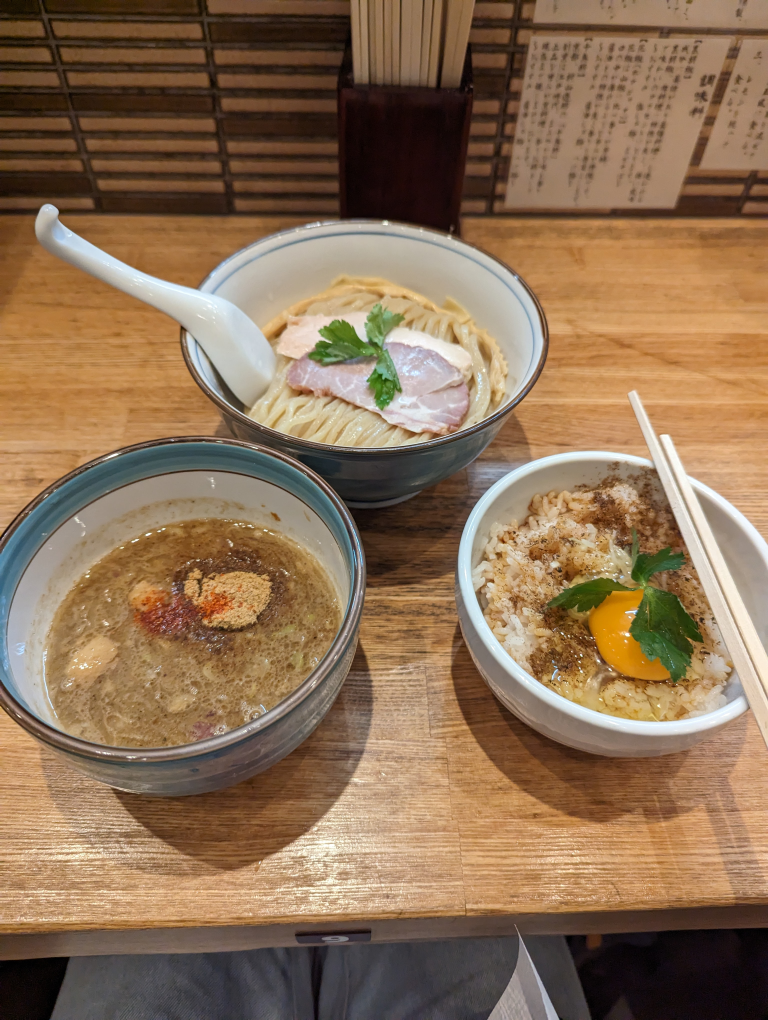
#> input picture nftimage/sampleimage.jpg, 3072 x 4080 px (shown at 1/4 size)
$ jupyter execute image.ipynb   (shell and % lines are left out)
#> lines starting #> are read from the running program, lines starting #| are printed output that depends on the picture
[cell 1]
# magic command to install packages

[cell 2]
import PIL
from PIL import Image
import numpy as np
import hashlib

# Create the image
W = 64
H = 64
C = 3

img = Image.new('L', (W, H), (0))
#> img: PIL image 64x64 L; every value is 0

# load the source image
srcimg = Image.open('./sampleimage.jpg')
#> srcimg is the input picture: PIL image 3072x4080 RGB; mean R, G, B 140.5, 112.6, 85.1
srcimg.convert('L')

# resize and put
srcimg = srcimg.resize((W, H))
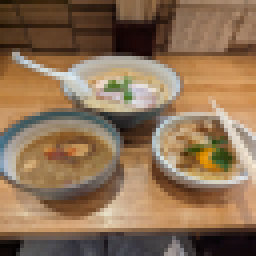
#> srcimg: PIL image 64x64 RGB (shown 4 times larger); mean R, G, B 140.5, 112.6, 85.1
img.paste(srcimg, (0, 0))
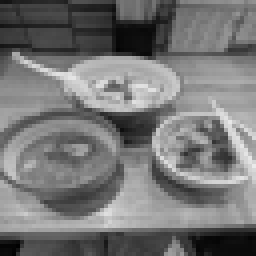
#> img: PIL image 64x64 L (shown 4 times larger); min 1, max 234, mean 117.8


# Display the image
img.show()

# get the vector, get hash
img_array = np.array(img)
print(img_array.shape)
#| (64, 64)

sha256 = hashlib.sha256(img_array.tobytes()).hexdigest()

print(sha256)
#| 1acdea8e75bc14075b0bcd041245244f2b126584a39c44b2718ebeda310e1c9e

print("Data to be padded: ", img_array.tobytes().hex())
#> (printed output is left out)

# set zero for (0,0,0) to (32, 64,0)
masked = img_array.copy()
masked[0:32, 0:64] = 0
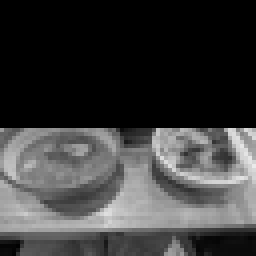
#> masked: shape (64, 64) (shown 4 times larger); min 0, max 234, mean 59.9


# Display the masked image
Image.fromarray(masked).show()

datahex = "66665b617e979b928b919591807173626565636b6a7e85949e9c9a846363262528292d2f313888c6a1ac94a0aca6949cac9f866557585f5a62d3dbb88595d3cd6d5f64899f978e9197887667656a63595b615d554e545f6c86a0a29e7b72452d34383f46504db5b09ea0b3b1746c7d8dadada49c67565f4b48add8de9d9099d76a6789a39c949d9c7c6a6b6e716c5d595d51515756515a606d839aa7977d511a23333b3c414fc0bbaa9fb0ab9b918064849db5ae8534424e5181d5daca9597a26481a6a39da691716a757d87887659718083979c9e966b536d6b7e9ea47d5c4148484f5f6b6fbbcba7afa69ea79a7463655d687b7a6162605e78b6d6e4ae9a9c789daca6a99773727c7f7f958671686986857b969ea17150666c7188a68476747c83848485789fc087b793888d7f61443938547a897a5d3f49708dd0d8dba2a38baeb1b3a87c828383807d655b5b5c51556d8ca2a2785a65697976788f7b6b6c6e747175737379cd9f98aba4934e324a586b8a979f584638344f75b4d3e4c3a497b3b6ba977984878d7c7e77585c5e59565f5c636a6367787e7975777a707f7f7e786f8081735d98dbaebbbfa67c5a564d7498a384433d37343159a5d3d6e5ada0bcbabb908195a8ae8e8185777c6e646760565e6d757a7b7c7a7c7f7a5f7b888784798387764c70a9dac5c6997a675f5661939d8c62524a3745618bbed5e1d59ebcbebe8488b8b8a58b7f8a8d847e837775656b748a87757e828a7c704b579390888c95a27b3d6177a7dbbf6a58595570767a928f81705e4f6a92aeabc7d2ea89b8c0b98897a1968183838791868083858a797881887f7f838481706c4b5a9ea8a4a29a9c7340446b7994d3a9838c839394757e767377695681999e95b1d2d86095c3c39586887d7f8582827e828e928581888185868386857a6f75504d5392a39f9d99978244413f6c7f85b3cdc3b5a9a69ca9a18d9094949fb0b49eadc9cf71618dc0a87f887f7c80867d7c778d86797980778f9696846968725951636099a4a5a7a3948b553a3f3857817c82a7c8d0c9b8a9abaea4aa96b0cddbe1d4b0d2ad875b6d98949594838c8f7f78787a7975738d818e886b5c646c5a4e5e717aa7a7adaca3978f804c4846343e5f74797d8ca5bcc9ced2d3d2d1d8d4c4ac99a7c6aeb09c6d5e6b7985878781807d7a8185858988735b4f575d5a474b5b5e6e8fb1adafafa9a4958f7e504f4d3f333950667174767a8184898d8984858b949aacb3a0a2aa99846f605c66656f736f6b66655d534c4b4b4d4f4b40454f56596aa3ada9a6aaa89f9692977b5353514a3d363137424f565b5b5d5e677b8a8e8fa1acaaa3a3a69d90908f8271686364615c58544f4f4a433e3f40424c595e5d6197c0b2b0aeababa8978f9296845c5158574c4241434a4a4f59595e75848a8c91aaa9a8a0a1a3a28d8e9093917264696458504c453d3b3d383a42484f56625e7bb7b5aeaaaea9a8aba3958e8f8e8a705c5a5e544e4b555a5c61616f8281878e8fa7abaaa5a4a7a9a394989c998f5a40454744403f3e3f46484a556164676984bdbdb8b3abadb5b5b2a99f9c989899968a786558574d4e5861626260718a918c909bacaca5abaeb1b8aca7a9a1a2986a4a4c514f50505050575b5f63606391c6c6c0bbb5b3b7b2acaaa59e9fa0999895919290867e7472808884787e8da1a68f959bafb2a0a3a8acb1b4ab9f96978d89785a49494d4d51535754535474abd1d9cdc5c3bcb6b7ada9aca6a19d9ea2a1a0a5a7acaca6a4a09e9fa0959595a1a59d9595a4aeabaeb3b3bdc3cbbbb5aea8a49e9780685b5c5c5c575e76a3c4d2dfdbc8c3c2c4beb9b5b3b2ada9aca8a6a5a7a9b0b6b3adaaa6a4a7a49e979aa0a8a99a98a2b799a3a1a0a0a2b0ada9ab9f96918a87897f7b7378899eb5b3aeb2c3c5bab3a9b2afaca8a4a5a3a8a8a7a3a1a1a1aab2ada9aaa09fa29d9b94989b9ea39a9398a89a939ea5a09b9ea3a2aca8acaeaaa4a9abaaacaeb1afa8aeb1abc0d2c5c4bfb8b0b5b2acabaaa9a5a3a0989a98a4a99e9da19b99a0a09b9597999da7a79597a0a4a6a9aeaeaaacaeb5b3b3b2b5b2b0b3b4b1b1b4b6b7b8babcc0d0c4c8c2b9b8b3b6afabada6a2a1a09d9a9e9d9f9f91949490888a89857d74747371715f5c5ba0a3a6a4a4a5a9a3a29fa1a1a1a2a0999b999b96949392909396938d8583807c776f706d6d6e6a665d5b5f5d5d5b56514c474442403e3b3734333231303031325e5c5a5a5c61656465666565656565636362605d595655564b3737404134364f505151504e4a4742403e40473f403e2f2d362c272624201a181819171a1613123f4142454b575f5e5e5f5f5f606161605e5a5857534d494c4235284348433e41423c3b3c3d3e3e40424341673f36361c101f0e08070806070a0c0c0d0f0b0508161513100c244e4a4a4c4b49494a44413f3630373f3a3d353734173d40423f443f3a383a3f414244464446816a383a34100a0a080907060b0e0f100f0e0c0a0d050505050137525050524e4e504e49453b3a35334445433b38351a433f3d434a403c39383d3e3e4349426d8b8b4b343b18070a0a0c0c0a0c0c0c0c0c0b0b0a0c090a09041353555554524f4f4e4946413e3b38343e4b4b443a3523443c404c453d3f4139373d4043415a9b918381373c30060912100d0c0b0c0b0b0b0a0a0a0c0b0c0a03335a5858545054534d454347433d37363d4e584b3d34283e3a494b3f43473d3b43413a3b45909d977a975d353f0f0c241c0d0d0d0d0c0c0c0b0b0b0a80000000000000000000000000000000000000000000000000000000000000000000000000000000000000000000000000000000000000000000000000008000"
databin = bytes.fromhex(datahex)

[cell 3]
# show databin as L image
newimg = Image.new('L', (W, 32), (0))
#> newimg: PIL image 64x32 L; every value is 0

newimg.putdata(databin)
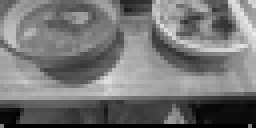
#> newimg: PIL image 64x32 L (shown 4 times larger); min 0, max 234, mean 116.1
newimg.show()
